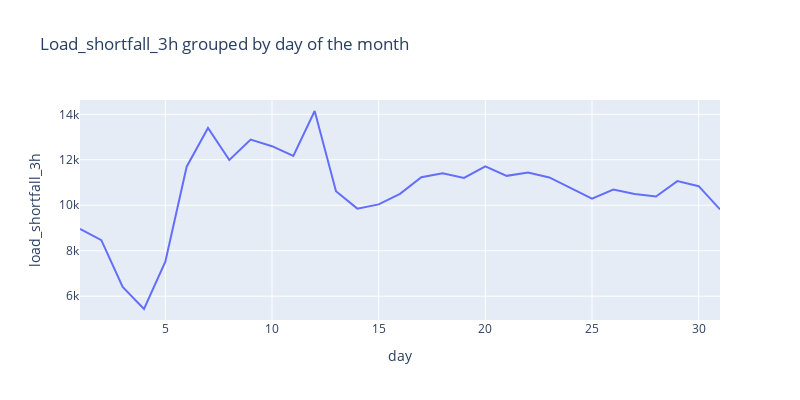

Notebook source saved alongside this figure:
### Markdown cell above
Although the week of the year is related to the months, we can get a better idea about the specific load shortfall fluctuations over the different weeks of the year. As was indicated in the previous graph, the weeks covering the months from June to December show a higher load shortfall than the weeks covering the months from January to May.

### Code cell
# Ploting time (day of the month) against Load_shortfall_3h to see relationship
px.line(df_clean.groupby([df_clean['day']])['load_shortfall_3h'].mean(),
        title = 'Load_shortfall_3h grouped by day of the month',
        y='load_shortfall_3h',width =800, height=400 )

### Figure 1 — Plotly figure (JSON) as saved in the notebook; plotly's stock layout.template omitted (floating-point values rounded to 4 significant figures)
{"data": [{"hovertemplate": "day=%{x}<br>load_shortfall_3h=%{y}<extra></extra>", "legendgroup": "", "line": {"color": "#636efa", "dash": "solid"}, "marker": {"symbol": "circle"}, "mode": "lines", "name": "", "orientation": "v", "showlegend": false, "type": "scatter", "x": [1, 2, 3, 4, 5, 6, 7, 8, 9, 10, 11, 12, 13, 14, 15, 16, 17, 18, 19, 20, 21, 22, 23, 24, 25, 26, 27, 28, 29, 30, 31], "xaxis": "x", "y": [8958.0, 8465.0, 6412.0, 5437.0, 7519.0, 11690.0, 13400.0, 11990.0, 12890.0, 12600.0, 12160.0, 14140.0, 10620.0, 9851.0, 10040.0, 10500.0, 11230.0, 11410.0, 11200.0, 11710.0, 11290.0, 11440.0, 11220.0, 10770.0, 10290.0, 10690.0, 10490.0, 10390.0, 11060.0, 10840.0, 9815.0], "yaxis": "y"}], "layout": {"height": 400, "legend": {"tracegroupgap": 0}, "title": {"text": "Load_shortfall_3h grouped by day of the month"}, "width": 800, "xaxis": {"anchor": "y", "domain": [0, 1], "title": {"text": "day"}}, "yaxis": {"anchor": "x", "domain": [0, 1], "title": {"text": "load_shortfall_3h"}}}}
